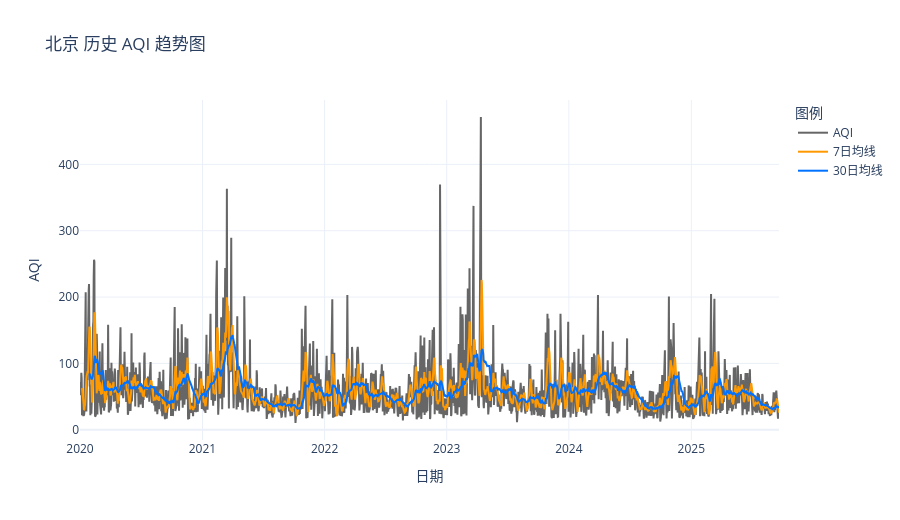
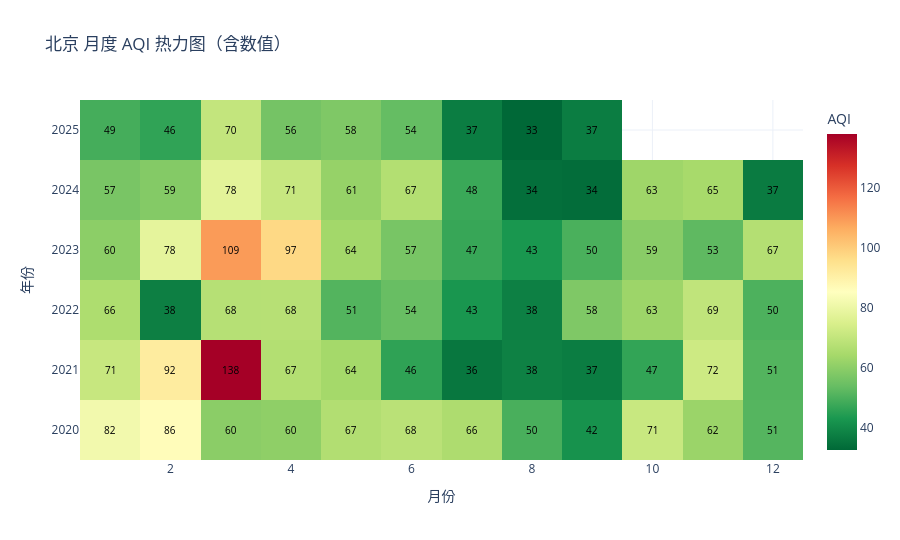
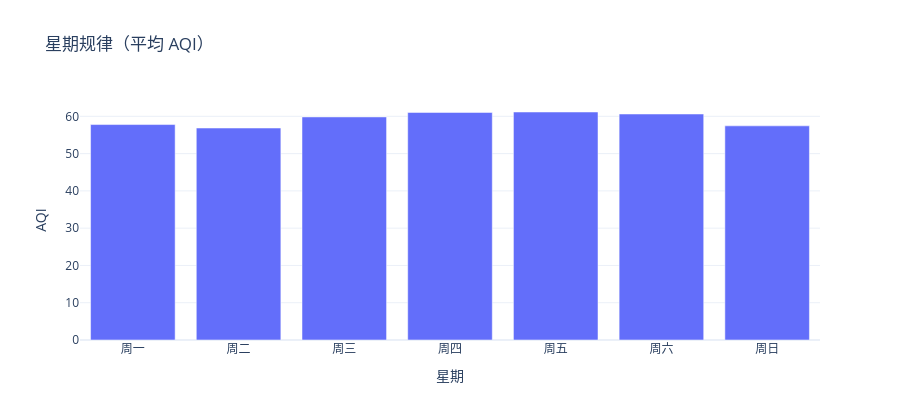
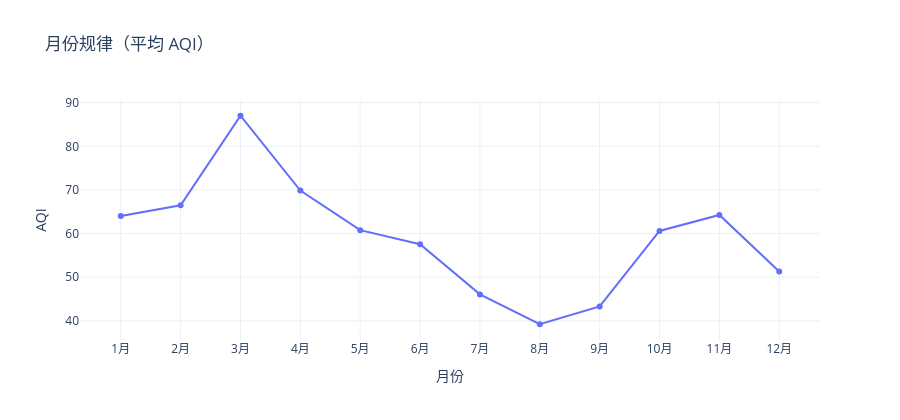

Here is the notebook cell these charts were saved with, in order:
### Markdown cell above
## B. History 可视化（对应 `03_History.py`）

> 用 `CITY` 的历史日数据展示趋势、热力、STL 与季节规律。

### Code cell
hist = city_df.copy()
hist = hist.groupby("date", as_index=False)["AQI"].mean().sort_values("date")
hist["MA7"] = hist["AQI"].rolling(7).mean()
hist["MA30"] = hist["AQI"].rolling(30).mean()
plt.rcParams['font.sans-serif'] = ['SimHei']  # Use a font that supports Chinese
plt.rcParams['axes.unicode_minus'] = False   # Correctly display minus signs
# 1) 趋势图
fig_trend = go.Figure()
fig_trend.add_trace(go.Scatter(x=hist["date"], y=hist["AQI"], name="AQI", line=dict(color="#666")))
fig_trend.add_trace(go.Scatter(x=hist["date"], y=hist["MA7"], name="7日均线", line=dict(color="#ff9900", width=2)))
fig_trend.add_trace(go.Scatter(x=hist["date"], y=hist["MA30"], name="30日均线", line=dict(color="#0072ff", width=2)))
fig_trend.update_layout(
    template="plotly_white",
    height=520,
    title=f"{CITY} 历史 AQI 趋势图",
    xaxis_title="日期",
    yaxis_title="AQI",
    legend_title="图例",
)
fig_trend.show()

# 2) 月度热力图（含 AQI 数字）
h = hist.copy()
h["year"] = h["date"].dt.year
h["month"] = h["date"].dt.month
pivot = h.groupby(["year", "month"], as_index=False)["AQI"].mean().pivot(index="year", columns="month", values="AQI")

fig_heat = go.Figure(
    data=go.Heatmap(
        z=pivot.values,
        x=pivot.columns,
        y=pivot.index,
        colorscale="RdYlGn_r",
        colorbar=dict(title="AQI"),
    )
)

for i, yv in enumerate(pivot.index):
    for j, xv in enumerate(pivot.columns):
        val = pivot.values[i][j]
        if pd.notna(val):
            fig_heat.add_annotation(
                x=xv,
                y=yv,
                text=f"{val:.0f}",
                showarrow=False,
                font=dict(size=10, color="black"),
            )

fig_heat.update_layout(
    template="plotly_white",
    height=540,
    title=f"{CITY} 月度 AQI 热力图（含数值）",
    xaxis_title="月份",
    yaxis_title="年份",
)
fig_heat.show()

# 3) STL 分解
period = 365 if len(hist) >= 730 else max(14, int(len(hist)/2))
res = STL(hist.set_index("date")["AQI"], period=period).fit()

fig_stl = plt.figure(figsize=(13, 8))
ax1 = plt.subplot(3,1,1)
ax1.plot(res.trend.index, res.trend.values)
ax1.set_title("STL 趋势项（Trend）")
ax2 = plt.subplot(3,1,2)
ax2.plot(res.seasonal.index, res.seasonal.values, color="tab:orange")
ax2.set_title("STL 季节项（Seasonal）")
ax3 = plt.subplot(3,1,3)
ax3.plot(res.resid.index, res.resid.values, color="tab:gray")
ax3.set_title("STL 残差项（Residual）")
plt.tight_layout()
plt.show()

# 4) 星期 / 月份规律
h["weekday"] = h["date"].dt.weekday
h["month_label"] = h["month"].astype(str) + "月"
wd = h.groupby("weekday", as_index=False)["AQI"].mean()
wd["weekday_name"] = wd["weekday"].map({0:"周一",1:"周二",2:"周三",3:"周四",4:"周五",5:"周六",6:"周日"})
fig_wd = px.bar(wd.sort_values("weekday"), x="weekday_name", y="AQI", title="星期规律（平均 AQI）")
fig_wd.update_layout(template="plotly_white", height=420, xaxis_title="星期", yaxis_title="AQI")
fig_wd.show()

mo = h.groupby("month", as_index=False)["AQI"].mean().sort_values("month")
mo["month_label"] = mo["month"].astype(str) + "月"
fig_mo = px.line(mo, x="month_label", y="AQI", title="月份规律（平均 AQI）")
fig_mo.update_traces(mode="lines+markers")
fig_mo.update_layout(template="plotly_white", height=420, xaxis_title="月份", yaxis_title="AQI")
fig_mo.show()

### Figure 1 — Plotly figure (JSON) as saved in the notebook; plotly's stock layout.template omitted (floating-point values rounded to 4 significant figures; data arrays with more than 128 entries replaced by an {"elided": "..."} marker saying what was removed)
{"data": [{"line": {"color": "#666"}, "name": "AQI", "type": "scatter", "x": {"elided": "2090 str values"}, "y": {"elided": "2090 float values"}}, {"line": {"color": "#ff9900", "width": 2}, "name": "7日均线", "type": "scatter", "x": {"elided": "2090 str values"}, "y": {"elided": "2090 float values"}}, {"line": {"color": "#0072ff", "width": 2}, "name": "30日均线", "type": "scatter", "x": {"elided": "2090 str values"}, "y": {"elided": "2090 float values"}}], "layout": {"height": 520, "legend": {"title": {"text": "图例"}}, "title": {"text": "北京 历史 AQI 趋势图"}, "xaxis": {"title": {"text": "日期"}}, "yaxis": {"title": {"text": "AQI"}}}}

### Figure 2 — Plotly figure (JSON) as saved in the notebook; plotly's stock layout.template omitted (floating-point values rounded to 4 significant figures)
{"data": [{"colorbar": {"title": {"text": "AQI"}}, "colorscale": [[0, "rgb(0,104,55)"], [0.1, "rgb(26,152,80)"], [0.2, "rgb(102,189,99)"], [0.3, "rgb(166,217,106)"], [0.4, "rgb(217,239,139)"], [0.5, "rgb(255,255,191)"], [0.6, "rgb(254,224,139)"], [0.7, "rgb(253,174,97)"], [0.8, "rgb(244,109,67)"], [0.9, "rgb(215,48,39)"], [1, "rgb(165,0,38)"]], "type": "heatmap", "x": [1, 2, 3, 4, 5, 6, 7, 8, 9, 10, 11, 12], "y": [2020, 2021, 2022, 2023, 2024, 2025], "z": [[81.51, 86.15, 59.8, 60.39, 66.73, 68.23, 65.81, 49.6, 41.83, 71.21, 62.44, 51.27], [70.94, 91.69, 137.8, 66.83, 64.01, 46.08, 35.92, 38.11, 37.25, 46.53, 72.21, 51.05], [65.87, 37.78, 67.55, 67.68, 51.03, 53.96, 42.64, 37.91, 57.77, 62.72, 69.5, 50.24], [59.98, 78.13, 109.3, 97.12, 63.7, 56.7, 47.21, 42.86, 49.85, 59.45, 52.65, 67.14], [56.8, 58.53, 77.51, 71.08, 61.48, 66.87, 47.65, 34.15, 33.85, 63.1, 64.58, 36.82], [49.05, 46.26, 70.15, 56.08, 57.74, 53.55, 37.14, 32.65, 37.29, null, null, null]]}], "layout": {"annotations": [{"font": {"color": "black", "size": 10}, "showarrow": false, "text": "82", "x": 1, "y": 2020}, {"font": {"color": "black", "size": 10}, "showarrow": false, "text": "86", "x": 2, "y": 2020}, {"font": {"color": "black", "size": 10}, "showarrow": false, "text": "60", "x": 3, "y": 2020}, {"font": {"color": "black", "size": 10}, "showarrow": false, "text": "60", "x": 4, "y": 2020}, {"font": {"color": "black", "size": 10}, "showarrow": false, "text": "67", "x": 5, "y": 2020}, {"font": {"color": "black", "size": 10}, "showarrow": false, "text": "68", "x": 6, "y": 2020}, {"font": {"color": "black", "size": 10}, "showarrow": false, "text": "66", "x": 7, "y": 2020}, {"font": {"color": "black", "size": 10}, "showarrow": false, "text": "50", "x": 8, "y": 2020}, {"font": {"color": "black", "size": 10}, "showarrow": false, "text": "42", "x": 9, "y": 2020}, {"font": {"color": "black", "size": 10}, "showarrow": false, "text": "71", "x": 10, "y": 2020}, {"font": {"color": "black", "size": 10}, "showarrow": false, "text": "62", "x": 11, "y": 2020}, {"font": {"color": "black", "size": 10}, "showarrow": false, "text": "51", "x": 12, "y": 2020}, {"font": {"color": "black", "size": 10}, "showarrow": false, "text": "71", "x": 1, "y": 2021}, {"font": {"color": "black", "size": 10}, "showarrow": false, "text": "92", "x": 2, "y": 2021}, {"font": {"color": "black", "size": 10}, "showarrow": false, "text": "138", "x": 3, "y": 2021}, {"font": {"color": "black", "size": 10}, "showarrow": false, "text": "67", "x": 4, "y": 2021}, {"font": {"color": "black", "size": 10}, "showarrow": false, "text": "64", "x": 5, "y": 2021}, {"font": {"color": "black", "size": 10}, "showarrow": false, "text": "46", "x": 6, "y": 2021}, {"font": {"color": "black", "size": 10}, "showarrow": false, "text": "36", "x": 7, "y": 2021}, {"font": {"color": "black", "size": 10}, "showarrow": false, "text": "38", "x": 8, "y": 2021}, {"font": {"color": "black", "size": 10}, "showarrow": false, "text": "37", "x": 9, "y": 2021}, {"font": {"color": "black", "size": 10}, "showarrow": false, "text": "47", "x": 10, "y": 2021}, {"font": {"color": "black", "size": 10}, "showarrow": false, "text": "72", "x": 11, "y": 2021}, {"font": {"color": "black", "size": 10}, "showarrow": false, "text": "51", "x": 12, "y": 2021}, {"font": {"color": "black", "size": 10}, "showarrow": false, "text": "66", "x": 1, "y": 2022}, {"font": {"color": "black", "size": 10}, "showarrow": false, "text": "38", "x": 2, "y": 2022}, {"font": {"color": "black", "size": 10}, "showarrow": false, "text": "68", "x": 3, "y": 2022}, {"font": {"color": "black", "size": 10}, "showarrow": false, "text": "68", "x": 4, "y": 2022}, {"font": {"color": "black", "size": 10}, "showarrow": false, "text": "51", "x": 5, "y": 2022}, {"font": {"color": "black", "size": 10}, "showarrow": false, "text": "54", "x": 6, "y": 2022}, {"font": {"color": "black", "size": 10}, "showarrow": false, "text": "43", "x": 7, "y": 2022}, {"font": {"color": "black", "size": 10}, "showarrow": false, "text": "38", "x": 8, "y": 2022}, {"font": {"color": "black", "size": 10}, "showarrow": false, "text": "58", "x": 9, "y": 2022}, {"font": {"color": "black", "size": 10}, "showarrow": false, "text": "63", "x": 10, "y": 2022}, {"font": {"color": "black", "size": 10}, "showarrow": false, "text": "69", "x": 11, "y": 2022}, {"font": {"color": "black", "size": 10}, "showarrow": false, "text": "50", "x": 12, "y": 2022}, {"font": {"color": "black", "size": 10}, "showarrow": false, "text": "60", "x": 1, "y": 2023}, {"font": {"color": "black", "size": 10}, "showarrow": false, "text": "78", "x": 2, "y": 2023}, {"font": {"color": "black", "size": 10}, "showarrow": false, "text": "109", "x": 3, "y": 2023}, {"font": {"color": "black", "size": 10}, "showarrow": false, "text": "97", "x": 4, "y": 2023}, {"font": {"color": "black", "size": 10}, "showarrow": false, "text": "64", "x": 5, "y": 2023}, {"font": {"color": "black", "size": 10}, "showarrow": false, "text": "57", "x": 6, "y": 2023}, {"font": {"color": "black", "size": 10}, "showarrow": false, "text": "47", "x": 7, "y": 2023}, {"font": {"color": "black", "size": 10}, "showarrow": false, "text": "43", "x": 8, "y": 2023}, {"font": {"color": "black", "size": 10}, "showarrow": false, "text": "50", "x": 9, "y": 2023}, {"font": {"color": "black", "size": 10}, "showarrow": false, "text": "59", "x": 10, "y": 2023}, {"font": {"color": "black", "size": 10}, "showarrow": false, "text": "53", "x": 11, "y": 2023}, {"font": {"color": "black", "size": 10}, "showarrow": false, "text": "67", "x": 12, "y": 2023}, {"font": {"color": "black", "size": 10}, "showarrow": false, "text": "57", "x": 1, "y": 2024}, {"font": {"color": "black", "size": 10}, "showarrow": false, "text": "59", "x": 2, "y": 2024}, {"font": {"color": "black", "size": 10}, "showarrow": false, "text": "78", "x": 3, "y": 2024}, {"font": {"color": "black", "size": 10}, "showarrow": false, "text": "71", "x": 4, "y": 2024}, {"font": {"color": "black", "size": 10}, "showarrow": false, "text": "61", "x": 5, "y": 2024}, {"font": {"color": "black", "size": 10}, "showarrow": false, "text": "67", "x": 6, "y": 2024}, {"font": {"color": "black", "size": 10}, "showarrow": false, "text": "48", "x": 7, "y": 2024}, {"font": {"color": "black", "size": 10}, "showarrow": false, "text": "34", "x": 8, "y": 2024}, {"font": {"color": "black", "size": 10}, "showarrow": false, "text": "34", "x": 9, "y": 2024}, {"font": {"color": "black", "size": 10}, "showarrow": false, "text": "63", "x": 10, "y": 2024}, {"font": {"color": "black", "size": 10}, "showarrow": false, "text": "65", "x": 11, "y": 2024}, {"font": {"color": "black", "size": 10}, "showarrow": false, "text": "37", "x": 12, "y": 2024}, {"font": {"color": "black", "size": 10}, "showarrow": false, "text": "49", "x": 1, "y": 2025}, {"font": {"color": "black", "size": 10}, "showarrow": false, "text": "46", "x": 2, "y": 2025}, {"font": {"color": "black", "size": 10}, "showarrow": false, "text": "70", "x": 3, "y": 2025}, {"font": {"color": "black", "size": 10}, "showarrow": false, "text": "56", "x": 4, "y": 2025}, {"font": {"color": "black", "size": 10}, "showarrow": false, "text": "58", "x": 5, "y": 2025}, {"font": {"color": "black", "size": 10}, "showarrow": false, "text": "54", "x": 6, "y": 2025}, {"font": {"color": "black", "size": 10}, "showarrow": false, "text": "37", "x": 7, "y": 2025}, {"font": {"color": "black", "size": 10}, "showarrow": false, "text": "33", "x": 8, "y": 2025}, {"font": {"color": "black", "size": 10}, "showarrow": false, "text": "37", "x": 9, "y": 2025}], "height": 540, "title": {"text": "北京 月度 AQI 热力图（含数值）"}, "xaxis": {"title": {"text": "月份"}}, "yaxis": {"title": {"text": "年份"}}}}

### Figure 3 — Plotly figure (JSON) as saved in the notebook; plotly's stock layout.template omitted (floating-point values rounded to 4 significant figures)
{"data": [{"alignmentgroup": "True", "hovertemplate": "weekday_name=%{x}<br>AQI=%{y}<extra></extra>", "legendgroup": "", "marker": {"color": "#636efa"}, "name": "", "offsetgroup": "", "orientation": "v", "showlegend": false, "textposition": "auto", "type": "bar", "x": ["周一", "周二", "周三", "周四", "周五", "周六", "周日"], "xaxis": "x", "y": [57.8, 56.87, 59.84, 61.04, 61.16, 60.63, 57.45], "yaxis": "y"}], "layout": {"barmode": "relative", "height": 420, "legend": {"tracegroupgap": 0}, "title": {"text": "星期规律（平均 AQI）"}, "xaxis": {"anchor": "y", "domain": [0, 1], "title": {"text": "星期"}}, "yaxis": {"anchor": "x", "domain": [0, 1], "title": {"text": "AQI"}}}}

### Figure 4 — Plotly figure (JSON) as saved in the notebook; plotly's stock layout.template omitted (floating-point values rounded to 4 significant figures)
{"data": [{"hovertemplate": "month_label=%{x}<br>AQI=%{y}<extra></extra>", "legendgroup": "", "line": {"color": "#636efa", "dash": "solid"}, "mode": "lines+markers", "name": "", "orientation": "v", "showlegend": false, "type": "scatter", "x": ["1月", "2月", "3月", "4月", "5月", "6月", "7月", "8月", "9月", "10月", "11月", "12月"], "xaxis": "x", "y": [64.02, 66.49, 87.01, 69.86, 60.78, 57.57, 46.06, 39.21, 43.31, 60.6, 64.28, 51.31], "yaxis": "y"}], "layout": {"height": 420, "legend": {"tracegroupgap": 0}, "title": {"text": "月份规律（平均 AQI）"}, "xaxis": {"anchor": "y", "domain": [0, 1], "title": {"text": "月份"}}, "yaxis": {"anchor": "x", "domain": [0, 1], "title": {"text": "AQI"}}}}
